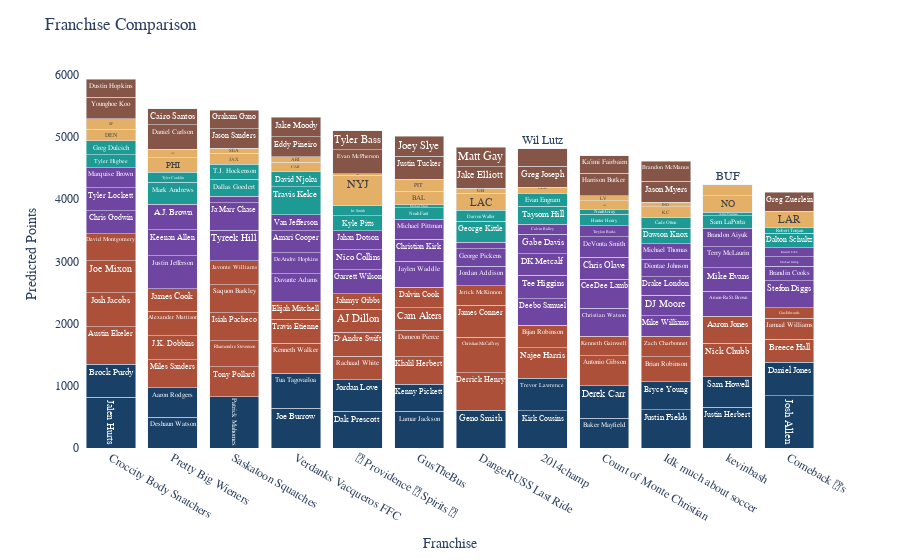

Notebook code cell kept with this figure:
### Code cell
# Visualize
fig = compareFranchises(player_sums, how='absolute')
fig.show()

### Figure 1 — Plotly figure (JSON) as saved in the notebook; plotly's stock layout.template omitted (floating-point values rounded to 4 significant figures; data arrays with more than 128 entries replaced by an {"elided": "..."} marker saying what was removed)
{"data": [{"alignmentgroup": "True", "customdata": [[292.1, "Josh Allen", "QB"], [278.6, "Patrick Mahomes", "QB"], [266.6, "Jalen Hurts", "QB"], [92.15, "Joe Burrow", "QB"], [52.41, "Kirk Cousins", "QB"], [104.2, "Justin Herbert", "QB"], [39.32, "Lamar Jackson", "QB"], [60.51, "Geno Smith", "QB"], [40.23, "Dak Prescott", "QB"], [65.1, "Justin Fields", "QB"], [12.64, "Tua Tagovailoa", "QB"], [-27.99, "Trevor Lawrence", "QB"], [-66.03, "Baker Mayfield", "QB"], [-30.48, "Derek Carr", "QB"], [-39.95, "Jordan Love", "QB"], [-20.03, "Brock Purdy", "QB"], [-54.22, "Deshaun Watson", "QB"], [-17.48, "Daniel Jones", "QB"], [-53.68, "Sam Howell", "QB"], [-75.86, "Aaron Rodgers", "QB"], [-100.5, "Bryce Young", "QB"], [-112.0, "Kenny Pickett", "QB"]], "hovertemplate": "<b>%{hovertext}</b><br><br>Predicted Points=%{y}<br>Relative Value=%{customdata[0]}<extra></extra>", "hovertext": ["Josh Allen", "Patrick Mahomes", "Jalen Hurts", "Joe Burrow", "Kirk Cousins", "Justin Herbert", "Lamar Jackson", "Geno Smith", "Dak Prescott", "Justin Fields", "Tua Tagovailoa", "Trevor Lawrence", "Baker Mayfield", "Derek Carr", "Jordan Love", "Brock Purdy", "Deshaun Watson", "Daniel Jones", "Sam Howell", "Aaron Rodgers", "Bryce Young", "Kenny Pickett"], "legendgroup": "QB", "marker": {"color": "hsla(210, 60%, 25%, 1)", "pattern": {"shape": ""}}, "name": "QB", "offsetgroup": "QB", "orientation": "v", "showlegend": true, "text": ["Josh Allen", "Patrick Mahomes", "Jalen Hurts", "Joe Burrow", "Kirk Cousins", "Justin Herbert", "Lamar Jackson", "Geno Smith", "Dak Prescott", "Justin Fields", "Tua Tagovailoa", "Trevor Lawrence", "Baker Mayfield", "Derek Carr", "Jordan Love", "Brock Purdy", "Deshaun Watson", "Daniel Jones", "Sam Howell", "Aaron Rodgers", "Bryce Young", "Kenny Pickett"], "textposition": "auto", "type": "bar", "x": ["Comeback 👑’s", "Saskatoon Squatches ", "Croccity Body Snatchers", "Verdanks Vacqueros FFC", "2014champ", "kevinbash", "GusTheBus", "DangeRUSS Last Ride", "📜 Providence 🪬 Spirits 🥂", "Idk much about soccer ", "Verdanks Vacqueros FFC", "2014champ", "Count of Monte Christian", "Count of Monte Christian", "📜 Providence 🪬 Spirits 🥂", "Croccity Body Snatchers", "Pretty Big Wieners", "Comeback 👑’s", "kevinbash", "Pretty Big Wieners", "Idk much about soccer ", "GusTheBus"], "xaxis": "x", "y": [842.2, 827.8, 815.8, 640.2, 602.6, 651.8, 589.5, 608.1, 588.3, 615.2, 561.9, 519.5, 481.6, 517.1, 506.7, 527.4, 493.4, 532.7, 492.8, 472.2, 447.5, 434.7], "yaxis": "y"}, {"alignmentgroup": "True", "customdata": [[223.5, "Austin Ekeler", "RB"], [212.2, "Derrick Henry", "RB"], [188.5, "Christian McCaffrey", "RB"], [159.5, "Josh Jacobs", "RB"], [156.8, "Nick Chubb", "RB"], [132.3, "James Conner", "RB"], [122.0, "Joe Mixon", "RB"], [69.11, "Miles Sanders", "RB"], [107.4, "Najee Harris", "RB"], [93.75, "Kenneth Walker", "RB"], [102.5, "Antonio Gibson", "RB"], [95.55, "Tony Pollard", "RB"], [28.79, "Rhamondre Stevenson", "RB"], [66.73, "Isiah Pacheco", "RB"], [-29.51, "Bijan Robinson", "RB"], [-0.465, "Travis Etienne", "RB"], [-1.715, "J.K. Dobbins", "RB"], [59.2, "Khalil Herbert", "RB"], [62.53, "Saquon Barkley", "RB"], [52.89, "David Montgomery", "RB"], [44.38, "Aaron Jones", "RB"], [35.04, "Dameon Pierce", "RB"], [19.18, "Brian Robinson", "RB"], [-5.8, "Rachaad White", "RB"], [7.38, "Alexander Mattison", "RB"], [3.36, "Javonte Williams", "RB"], [3.29, "D'Andre Swift", "RB"], [-17.68, "Cam Akers", "RB"], [-18.41, "AJ Dillon", "RB"], [-11.2, "Breece Hall", "RB"], [-48.38, "Jamaal Williams", "RB"], [-29.72, "James Cook", "RB"], [-76.55, "Jerick McKinnon", "RB"], [-59.39, "Dalvin Cook", "RB"], [-77.19, "Kenneth Gainwell", "RB"], [-133.7, "Jahmyr Gibbs", "RB"], [-60.64, "Zach Charbonnet", "RB"], [-103.0, "Elijah Mitchell", "RB"], [-218.7, "Gus Edwards", "RB"]], "hovertemplate": "<b>%{hovertext}</b><br><br>Predicted Points=%{y}<br>Relative Value=%{customdata[0]}<extra></extra>", "hovertext": ["Austin Ekeler", "Derrick Henry", "Christian McCaffrey", "Josh Jacobs", "Nick Chubb", "James Conner", "Joe Mixon", "Miles Sanders", "Najee Harris", "Kenneth Walker", "Antonio Gibson", "Tony Pollard", "Rhamondre Stevenson", "Isiah Pacheco", "Bijan Robinson", "Travis Etienne", "J.K. Dobbins", "Khalil Herbert", "Saquon Barkley", "David Montgomery", "Aaron Jones", "Dameon Pierce", "Brian Robinson", "Rachaad White", "Alexander Mattison", "Javonte Williams", "D'Andre Swift", "Cam Akers", "AJ Dillon", "Breece Hall", "Jamaal Williams", "James Cook", "Jerick McKinnon", "Dalvin Cook", "Kenneth Gainwell", "Jahmyr Gibbs", "Zach Charbonnet", "Elijah Mitchell", "Gus Edwards"], "legendgroup": "RB", "marker": {"color": "hsla(12, 50%, 45%, 1)", "pattern": {"shape": ""}}, "name": "RB", "offsetgroup": "RB", "orientation": "v", "showlegend": true, "text": ["Austin Ekeler", "Derrick Henry", "Christian McCaffrey", "Josh Jacobs", "Nick Chubb", "James Conner", "Joe Mixon", "Miles Sanders", "Najee Harris", "Kenneth Walker", "Antonio Gibson", "Tony Pollard", "Rhamondre Stevenson", "Isiah Pacheco", "Bijan Robinson", "Travis Etienne", "J.K. Dobbins", "Khalil Herbert", "Saquon Barkley", "David Montgomery", "Aaron Jones", "Dameon Pierce", "Brian Robinson", "Rachaad White", "Alexander Mattison", "Javonte Williams", "D'Andre Swift", "Cam Akers", "AJ Dillon", "Breece Hall", "Jamaal Williams", "James Cook", "Jerick McKinnon", "Dalvin Cook", "Kenneth Gainwell", "Jahmyr Gibbs", "Zach Charbonnet", "Elijah Mitchell", "Gus Edwards"], "textposition": "auto", "type": "bar", "x": ["Croccity Body Snatchers", "DangeRUSS Last Ride", "DangeRUSS Last Ride", "Croccity Body Snatchers", "kevinbash", "DangeRUSS Last Ride", "Croccity Body Snatchers", "Pretty Big Wieners", "2014champ", "Verdanks Vacqueros FFC", "Count of Monte Christian", "Saskatoon Squatches ", "Saskatoon Squatches ", "Saskatoon Squatches ", "2014champ", "Verdanks Vacqueros FFC", "Pretty Big Wieners", "GusTheBus", "Saskatoon Squatches ", "Croccity Body Snatchers", "kevinbash", "GusTheBus", "Idk much about soccer ", "📜 Providence 🪬 Spirits 🥂", "Pretty Big Wieners", "Saskatoon Squatches ", "📜 Providence 🪬 Spirits 🥂", "GusTheBus", "📜 Providence 🪬 Spirits 🥂", "Comeback 👑’s", "Comeback 👑’s", "Pretty Big Wieners", "DangeRUSS Last Ride", "GusTheBus", "Count of Monte Christian", "📜 Providence 🪬 Spirits 🥂", "Idk much about soccer ", "Verdanks Vacqueros FFC", "Comeback 👑’s"], "xaxis": "x", "y": [609.2, 598.4, 573.5, 546.5, 542.6, 517.6, 508.2, 455.3, 493.0, 479.5, 487.8, 481.8, 414.5, 451.1, 356.2, 384.6, 385.3, 446.2, 449.6, 437.9, 429.9, 421.2, 404.5, 379.9, 394.4, 388.4, 387.6, 366.7, 367.1, 375.0, 337.4, 357.3, 307.8, 326.8, 307.2, 251.3, 325.1, 282.0, 168.3], "yaxis": "y"}, {"alignmentgroup": "True", "customdata": {"elided": "45x3 mixed values"}, "hovertemplate": "<b>%{hovertext}</b><br><br>Predicted Points=%{y}<br>Relative Value=%{customdata[0]}<extra></extra>", "hovertext": ["Justin Jefferson", "Christian Watson", "Tyreek Hill", "CeeDee Lamb", "Davante Adams", "Ja'Marr Chase", "Keenan Allen", "Stefon Diggs", "Deebo Samuel", "Jaylen Waddle", "A.J. Brown", "Amon-Ra St. Brown", "Mike Evans", "Garrett Wilson", "Chris Godwin", "Tyler Lockett", "Christian Kirk", "Tee Higgins", "Marquise Brown", "Chris Olave", "DeAndre Hopkins", "Amari Cooper", "DK Metcalf", "DeVonta Smith", "Terry McLaurin", "Nico Collins", "Michael Pittman", "Mike Williams", "DJ Moore", "Jahan Dotson", "Gabe Davis", "Jordan Addison", "Drake London", "Brandon Aiyuk", "Diontae Johnson", "George Pickens", "Calvin Ridley", "Michael Thomas", "Van Jefferson", "Brandin Cooks", "Treylon Burks", "Michael Gallup", "Randall Cobb", "Chase Claypool", "Elijah Moore"], "legendgroup": "WR", "marker": {"color": "hsla(267, 40%, 45%, 1)", "pattern": {"shape": ""}}, "name": "WR", "offsetgroup": "WR", "orientation": "v", "showlegend": true, "text": ["Justin Jefferson", "Christian Watson", "Tyreek Hill", "CeeDee Lamb", "Davante Adams", "Ja'Marr Chase", "Keenan Allen", "Stefon Diggs", "Deebo Samuel", "Jaylen Waddle", "A.J. Brown", "Amon-Ra St. Brown", "Mike Evans", "Garrett Wilson", "Chris Godwin", "Tyler Lockett", "Christian Kirk", "Tee Higgins", "Marquise Brown", "Chris Olave", "DeAndre Hopkins", "Amari Cooper", "DK Metcalf", "DeVonta Smith", "Terry McLaurin", "Nico Collins", "Michael Pittman", "Mike Williams", "DJ Moore", "Jahan Dotson", "Gabe Davis", "Jordan Addison", "Drake London", "Brandon Aiyuk", "Diontae Johnson", "George Pickens", "Calvin Ridley", "Michael Thomas", "Van Jefferson", "Brandin Cooks", "Treylon Burks", "Michael Gallup", "Randall Cobb", "Chase Claypool", "Elijah Moore"], "textposition": "auto", "type": "bar", "x": ["Pretty Big Wieners", "Count of Monte Christian", "Saskatoon Squatches ", "Count of Monte Christian", "Verdanks Vacqueros FFC", "Saskatoon Squatches ", "Pretty Big Wieners", "Comeback 👑’s", "2014champ", "GusTheBus", "Pretty Big Wieners", "kevinbash", "kevinbash", "📜 Providence 🪬 Spirits 🥂", "Croccity Body Snatchers", "Croccity Body Snatchers", "GusTheBus", "2014champ", "Croccity Body Snatchers", "Count of Monte Christian", "Verdanks Vacqueros FFC", "Verdanks Vacqueros FFC", "2014champ", "Count of Monte Christian", "kevinbash", "📜 Providence 🪬 Spirits 🥂", "GusTheBus", "Idk much about soccer ", "Idk much about soccer ", "📜 Providence 🪬 Spirits 🥂", "2014champ", "DangeRUSS Last Ride", "Idk much about soccer ", "kevinbash", "Idk much about soccer ", "DangeRUSS Last Ride", "2014champ", "Idk much about soccer ", "Verdanks Vacqueros FFC", "Comeback 👑’s", "Count of Monte Christian", "Comeback 👑’s", "Comeback 👑’s", "DangeRUSS Last Ride", "Saskatoon Squatches "], "xaxis": "x", "y": [529.2, 451.4, 485.8, 471.1, 453.9, 444.8, 418.3, 430.7, 425.3, 415.4, 411.5, 403.2, 375.1, 384.6, 370.3, 365.8, 355.0, 383.9, 323.1, 349.2, 335.6, 354.5, 344.6, 331.4, 339.1, 324.0, 321.4, 336.0, 325.6, 303.4, 310.7, 315.6, 299.5, 296.5, 283.5, 282.6, 159.2, 245.2, 254.2, 234.1, 173.6, 151.0, 143.9, 102.0, 99.48], "yaxis": "y"}, {"alignmentgroup": "True", "customdata": [[233.2, "Travis Kelce", "TE"], [128.3, "Mark Andrews", "TE"], [114.3, "George Kittle", "TE"], [68.26, "Taysom Hill", "TE"], [30.33, "Dawson Knox", "TE"], [49.68, "Dallas Goedert", "TE"], [19.72, "T.J. Hockenson", "TE"], [15.52, "Dalton Schultz", "TE"], [18.53, "Kyle Pitts", "TE"], [-10.82, "Evan Engram", "TE"], [12.19, "David Njoku", "TE"], [-16.84, "Sam LaPorta", "TE"], [-13.94, "Tyler Higbee", "TE"], [-1.842, "Greg Dulcich", "TE"], [-39.52, "Noah Fant", "TE"], [-37.64, "Hunter Henry", "TE"], [-46.66, "Darren Waller", "TE"], [-61.91, "Tyler Conklin", "TE"], [-53.6, "Cade Otton", "TE"], [-61.02, "Irv Smith", "TE"], [-135.8, "Robert Tonyan", "TE"], [-140.8, "Noah Gray", "TE"], [-169.0, "Michael Mayer", "TE"], [-166.9, "Adam Trautman", "TE"]], "hovertemplate": "<b>%{hovertext}</b><br><br>Predicted Points=%{y}<br>Relative Value=%{customdata[0]}<extra></extra>", "hovertext": ["Travis Kelce", "Mark Andrews", "George Kittle", "Taysom Hill", "Dawson Knox", "Dallas Goedert", "T.J. Hockenson", "Dalton Schultz", "Kyle Pitts", "Evan Engram", "David Njoku", "Sam LaPorta", "Tyler Higbee", "Greg Dulcich", "Noah Fant", "Hunter Henry", "Darren Waller", "Tyler Conklin", "Cade Otton", "Irv Smith", "Robert Tonyan", "Noah Gray", "Michael Mayer", "Adam Trautman"], "legendgroup": "TE", "marker": {"color": "hsla(177, 68%, 36%, 1)", "pattern": {"shape": ""}}, "name": "TE", "offsetgroup": "TE", "orientation": "v", "showlegend": true, "text": ["Travis Kelce", "Mark Andrews", "George Kittle", "Taysom Hill", "Dawson Knox", "Dallas Goedert", "T.J. Hockenson", "Dalton Schultz", "Kyle Pitts", "Evan Engram", "David Njoku", "Sam LaPorta", "Tyler Higbee", "Greg Dulcich", "Noah Fant", "Hunter Henry", "Darren Waller", "Tyler Conklin", "Cade Otton", "Irv Smith", "Robert Tonyan", "Noah Gray", "Michael Mayer", "Adam Trautman"], "textposition": "auto", "type": "bar", "x": ["Verdanks Vacqueros FFC", "Pretty Big Wieners", "DangeRUSS Last Ride", "2014champ", "Idk much about soccer ", "Saskatoon Squatches ", "Saskatoon Squatches ", "Comeback 👑’s", "📜 Providence 🪬 Spirits 🥂", "2014champ", "Verdanks Vacqueros FFC", "kevinbash", "Croccity Body Snatchers", "Croccity Body Snatchers", "GusTheBus", "Count of Monte Christian", "DangeRUSS Last Ride", "Pretty Big Wieners", "Idk much about soccer ", "📜 Providence 🪬 Spirits 🥂", "Comeback 👑’s", "Count of Monte Christian", "GusTheBus", "kevinbash"], "xaxis": "x", "y": [456.7, 351.6, 337.1, 291.1, 253.6, 273.1, 243.0, 238.5, 241.4, 212.0, 234.5, 205.9, 209.5, 220.9, 182.8, 185.2, 176.6, 161.1, 168.8, 162.0, 87.4, 82.64, 54.23, 55.88], "yaxis": "y"}, {"alignmentgroup": "True", "customdata": [[91.83, "NYJ", "DEF"], [61.15, "NO", "DEF"], [41.25, "PHI", "DEF"], [-2.479, "DEN", "DEF"], [-38.59, "CAR", "DEF"], [-19.79, "KC", "DEF"], [14.01, "BAL", "DEF"], [-15.37, "JAX", "DEF"], [-13.55, "CLE", "DEF"], [-62.68, "ATL", "DEF"], [3.035, "PIT", "DEF"], [-114.9, "LAC", "DEF"], [-114.9, "LAR", "DEF"], [-115.6, "LV", "DEF"], [-19.99, "BUF", "DEF"], [-112.9, "GB", "DEF"], [-112.5, "ARI", "DEF"], [-62.34, "CIN", "DEF"], [-25.9, "SF", "DEF"], [-116.5, "SEA", "DEF"], [-211.6, "MIN", "DEF"], [-126.0, "IND", "DEF"], [-168.6, "DAL", "DEF"], [-281.3, "CHI", "DEF"]], "hovertemplate": "<b>%{hovertext}</b><br><br>Predicted Points=%{y}<br>Relative Value=%{customdata[0]}<extra></extra>", "hovertext": ["NYJ", "NO", "PHI", "DEN", "CAR", "KC", "BAL", "JAX", "CLE", "ATL", "PIT", "LAC", "LAR", "LV", "BUF", "GB", "ARI", "CIN", "SF", "SEA", "MIN", "IND", "DAL", "CHI"], "legendgroup": "DEF", "marker": {"color": "hsla(35, 70%, 65%, 1)", "pattern": {"shape": ""}}, "name": "DEF", "offsetgroup": "DEF", "orientation": "v", "showlegend": true, "text": ["NYJ", "NO", "PHI", "DEN", "CAR", "KC", "BAL", "JAX", "CLE", "ATL", "PIT", "LAC", "LAR", "LV", "BUF", "GB", "ARI", "CIN", "SF", "SEA", "MIN", "IND", "DAL", "CHI"], "textposition": "auto", "type": "bar", "x": ["📜 Providence 🪬 Spirits 🥂", "kevinbash", "Pretty Big Wieners", "Croccity Body Snatchers", "Verdanks Vacqueros FFC", "Idk much about soccer ", "GusTheBus", "Saskatoon Squatches ", "2014champ", "Count of Monte Christian", "GusTheBus", "DangeRUSS Last Ride", "Comeback 👑’s", "Count of Monte Christian", "kevinbash", "DangeRUSS Last Ride", "Verdanks Vacqueros FFC", "Pretty Big Wieners", "Croccity Body Snatchers", "Saskatoon Squatches ", "Comeback 👑’s", "Idk much about soccer ", "📜 Providence 🪬 Spirits 🥂", "2014champ"], "xaxis": "x", "y": [484.7, 258.6, 236.9, 191.0, 157.4, 175.9, 210.9, 178.1, 181.5, 134.8, 197.0, 275.8, 275.8, 81.3, 176.9, 81.06, 83.0, 133.6, 167.6, 78.52, -14.78, 71.47, 27.37, -84.45], "yaxis": "y"}, {"alignmentgroup": "True", "customdata": [[60.14, "Daniel Carlson", "PK"], [50.44, "Evan McPherson", "PK"], [37.29, "Justin Tucker", "PK"], [28.19, "Harrison Butker", "PK"], [9.29, "Younghoe Koo", "PK"], [11.54, "Jake Elliott", "PK"], [-0.56, "Jason Myers", "PK"], [-2.91, "Greg Joseph", "PK"], [-6.41, "Brandon McManus", "PK"], [-16.06, "Jason Sanders", "PK"], [-6.66, "Eddy Pineiro", "PK"], [-20.61, "Greg Zuerlein", "PK"], [-17.21, "Matt Gay", "PK"], [-25.78, "Tyler Bass", "PK"], [-18.36, "Joey Slye", "PK"], [-33.56, "Graham Gano", "PK"], [-23.46, "Jake Moody", "PK"], [-47.76, "Wil Lutz", "PK"], [-43.31, "Dustin Hopkins", "PK"], [-52.86, "Ka'imi Fairbairn", "PK"], [-72.82, "Cairo Santos", "PK"]], "hovertemplate": "<b>%{hovertext}</b><br><br>Predicted Points=%{y}<br>Relative Value=%{customdata[0]}<extra></extra>", "hovertext": ["Daniel Carlson", "Evan McPherson", "Justin Tucker", "Harrison Butker", "Younghoe Koo", "Jake Elliott", "Jason Myers", "Greg Joseph", "Brandon McManus", "Jason Sanders", "Eddy Pineiro", "Greg Zuerlein", "Matt Gay", "Tyler Bass", "Joey Slye", "Graham Gano", "Jake Moody", "Wil Lutz", "Dustin Hopkins", "Ka'imi Fairbairn", "Cairo Santos"], "legendgroup": "PK", "marker": {"color": "hsla(14, 30%, 40%, 1)", "pattern": {"shape": ""}}, "name": "PK", "offsetgroup": "PK", "orientation": "v", "showlegend": true, "text": ["Daniel Carlson", "Evan McPherson", "Justin Tucker", "Harrison Butker", "Younghoe Koo", "Jake Elliott", "Jason Myers", "Greg Joseph", "Brandon McManus", "Jason Sanders", "Eddy Pineiro", "Greg Zuerlein", "Matt Gay", "Tyler Bass", "Joey Slye", "Graham Gano", "Jake Moody", "Wil Lutz", "Dustin Hopkins", "Ka'imi Fairbairn", "Cairo Santos"], "textposition": "auto", "type": "bar", "x": ["Pretty Big Wieners", "📜 Providence 🪬 Spirits 🥂", "GusTheBus", "Count of Monte Christian", "Croccity Body Snatchers", "DangeRUSS Last Ride", "Idk much about soccer ", "2014champ", "Idk much about soccer ", "Saskatoon Squatches ", "Verdanks Vacqueros FFC", "Comeback 👑’s", "DangeRUSS Last Ride", "📜 Providence 🪬 Spirits 🥂", "GusTheBus", "Saskatoon Squatches ", "Verdanks Vacqueros FFC", "2014champ", "Croccity Body Snatchers", "Count of Monte Christian", "Pretty Big Wieners"], "xaxis": "x", "y": [393.8, 383.4, 371, 361.2, 342.2, 344.6, 331.9, 330.8, 326.5, 316.9, 326.2, 312.3, 315.7, 307.9, 314.4, 300.2, 309.5, 285.2, 289.2, 280.1, 260.9], "yaxis": "y"}], "layout": {"barmode": "stack", "font": {"family": "Skia"}, "legend": {"title": {"text": "position"}, "tracegroupgap": 0}, "margin": {"t": 60}, "plot_bgcolor": "rgba(0,0,0,0)", "showlegend": false, "title": {"text": "Franchise Comparison"}, "xaxis": {"anchor": "y", "categoryorder": "total descending", "domain": [0, 1], "title": {"text": "Franchise"}}, "yaxis": {"anchor": "x", "domain": [0, 1], "title": {"text": "Predicted Points"}}}}
